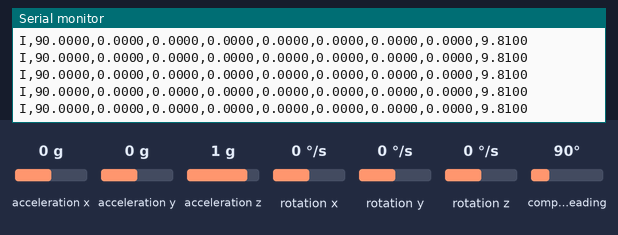
A sketch run on a simulated Arduino Uno, built with avr-gcc and run on an emulated ATmega328P. Shown: the last lines printed to the serial monitor. Inputs (shaded band) come from the test bench; at power-on: acceleration x 0 g, acceleration y 0 g, acceleration z 1 g, rotation x 0 °/s, rotation y 0 °/s, rotation z 0 °/s, compass heading 90°.

Above: at 2.2 s.
2.3 s: acceleration x set to -1.4 g
At 3.0 s:
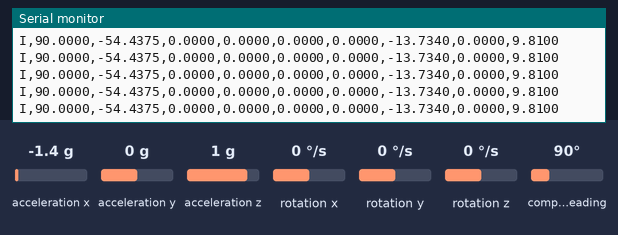
3.8 s: acceleration y set to -1.4 g
At 4.4 s:
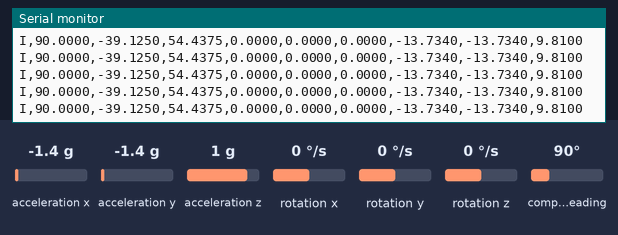
5.3 s: acceleration z set to -1.4 g
At 6.2 s:
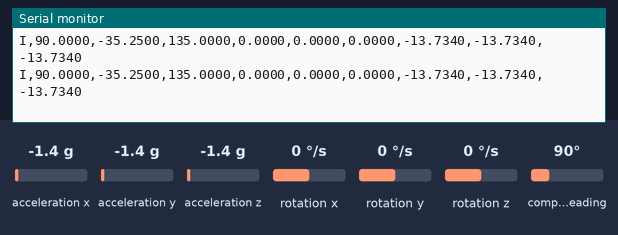
8.3 s: rotation x set to -192 °/s
At 8.9 s:
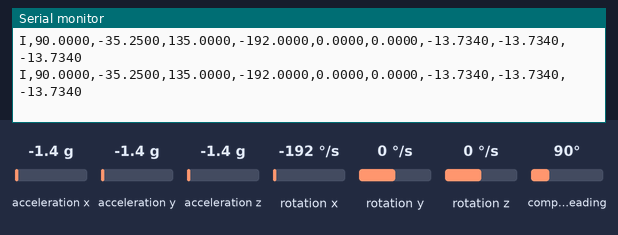
9.8 s: rotation y set to -192 °/s
At 10.4 s:
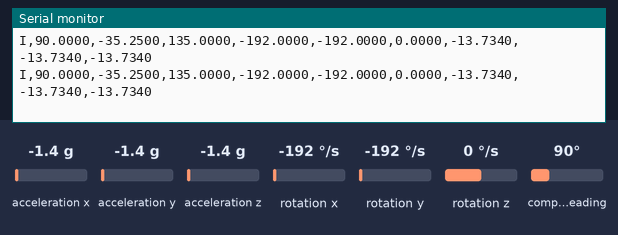
Timing chart, 0 to 12.3 s (numbered marks = the images above; inputs shaded):
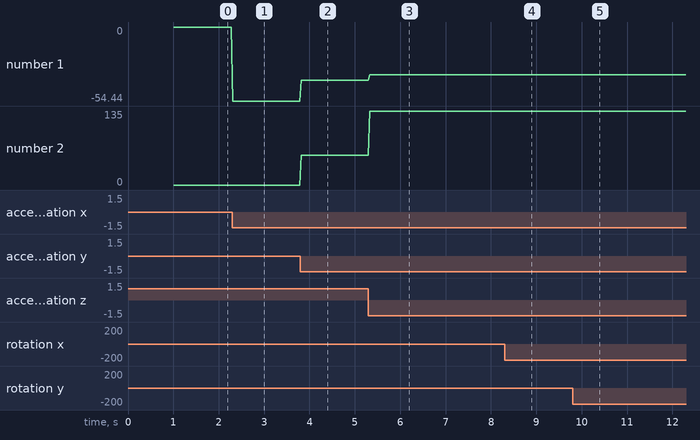

The sketch:

imu.ino
```cpp
#include <Wire.h>
#include <Adafruit_Sensor.h>
#include <Adafruit_BNO055.h>
#include <utility/imumaths.h>

Adafruit_BNO055 bno = Adafruit_BNO055(55);

unsigned long lastPublish = 0;
const int publishRate = 20;   // 50 Hz

void setup()
{
  Serial.begin(115200);

  Serial.println("Initializing BNO055...");

  if (!bno.begin())
  {
    Serial.println("BNO055 NOT DETECTED");

    while (1)
    {
      delay(100);
    }
  }

  delay(1000);

  bno.setExtCrystalUse(true);

  Serial.println("BNO055 READY");
}

void loop()
{
  if (millis() - lastPublish >= publishRate)
  {
    sensors_event_t orientationData;
    sensors_event_t gyroData;
    sensors_event_t accelData;

    bno.getEvent(
      &orientationData,
      Adafruit_BNO055::VECTOR_EULER);

    bno.getEvent(
      &gyroData,
      Adafruit_BNO055::VECTOR_GYROSCOPE);

    bno.getEvent(
      &accelData,
      Adafruit_BNO055::VECTOR_ACCELEROMETER);

    float yaw =
      orientationData.orientation.x;

    float pitch =
      orientationData.orientation.y;

    float roll =
      orientationData.orientation.z;

    float gx =
      gyroData.gyro.x;

    float gy =
      gyroData.gyro.y;

    float gz =
      gyroData.gyro.z;

    float ax =
      accelData.acceleration.x;

    float ay =
      accelData.acceleration.y;

    float az =
      accelData.acceleration.z;

    Serial.print("I,");

    Serial.print(yaw, 4);
    Serial.print(",");

    Serial.print(pitch, 4);
    Serial.print(",");

    Serial.print(roll, 4);
    Serial.print(",");

    Serial.print(gx, 4);
    Serial.print(",");

    Serial.print(gy, 4);
    Serial.print(",");

    Serial.print(gz, 4);
    Serial.print(",");

    Serial.print(ax, 4);
    Serial.print(",");

    Serial.print(ay, 4);
    Serial.print(",");

    Serial.println(az, 4);

    lastPublish = millis();
  }
}
```

Measured:
- after the input at 2.3 s, the serial monitor: prints a new line at once (image 1)
- after the input at 3.8 s, the serial monitor: prints a new line at once (image 2)
- after the input at 5.3 s, the serial monitor: prints a new line at once (image 3)
- after the input at 8.3 s, the serial monitor: prints a new line at once (image 4)
- after the input at 9.8 s, the serial monitor: prints a new line at once (image 5)
- plotted number 1: 0 → -54.44 after the input at 2.3 s, -54.44 → -39.12 after the input at 3.8 s, -39.12 → -35.25 after the input at 5.3 s
- plotted number 2: 0 → 54.44 after the input at 3.8 s, 54.44 → 135 after the input at 5.3 s
